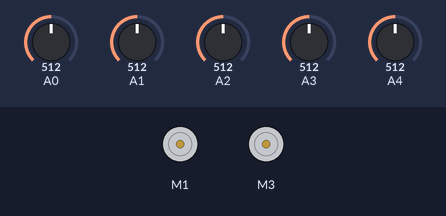
Recording of a sketch running on a simulated Arduino Uno, built with avr-gcc and run on an emulated ATmega328P. On the bench: 2 × DC motor (green arrow = forward, orange = backward, longer = faster). The test bench sets the inputs (shaded band); at power-on: A0 = 512, A1 = 512, A2 = 512, A3 = 512, A4 = 512. What the sketch prints to the serial monitor is not drawn.

Above: at 1.2 s.
1.3 s: A0 set to 863
4.3 s: A0 set to 893
At 5.5 s:
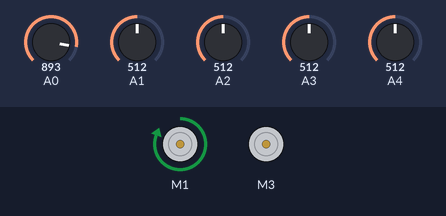
5.8 s: A1 set to 479
8.8 s: A2 set to 503
11.8 s: A2 set to 486
Timing chart, 0 to 14.8 s (numbered marks = the images above; inputs shaded):
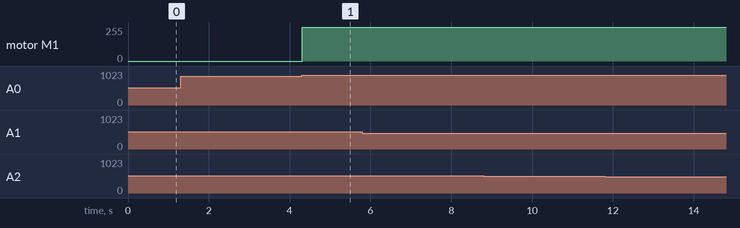

The sketch:

Linus_v1.pde
```cpp
// Linus the Line-bot
// Follows a Black line on a White surface (poster-board and electrical tape).
// Code by JDW 2010 – feel free to modify.

#include <AFMotor.h>  // this includes the Afmotor library for the motor-controller

AF_DCMotor motor_left(1);  // attach motor_left to the Adafruit motorshield M1
AF_DCMotor motor_right(3); // attach motor_right to the Adafruit motorshield M3

// Create variables for sensor readings

int sensor1 = 0;
int sensor2 = 0;
int sensor3 = 0;
int sensor4 = 0;
int sensor5 = 0;

// Create variables for adjusted readings

int adj_1 = 0;
int adj_2 = 0;
int adj_3 = 0;
int adj_4 = 0;
int adj_5 = 0;


// You can change the min/max values below to fine tune each sensor on your bot

int s1_min = 200;
int s1_max = 950;

int s2_min = 200;
int s2_max = 950;

int s3_min = 200;
int s3_max = 950;

int s4_min = 200;
int s4_max = 950;

int s5_min = 200;
int s5_max = 950;


// this threshold defines when the sensor is reading the black line
int lower_threshold = 20;

// value to define a middle threshold (half of the total 255 value range)
int threshold = 128;

// this threshold defines when the sensor is reading the white poster board
int upper_threshold = 230;

// this value sets the maximum speed of linus (255 = max).
// using a speed potentiometer will over-ride this setting.

int speed_value = 255;
int speed_pot;

// end of changeable variables

void setup()
{
  Serial.begin(9600); // start serial monitor to see sensor readings

  // declare left motor
  motor_left.setSpeed(255);
  motor_left.run(RELEASE);

  // declare right motor
  motor_right.setSpeed(255);
  motor_right.run(RELEASE);
}

void update_sensors(){

  // this will read sensor 1
  sensor1 = analogRead(0);
  adj_1 = map(sensor1, s1_min, s1_max, 0, 255);
  adj_1 = constrain(adj_1, 0, 255);

  // this will read sensor 2
  sensor2 = analogRead(1);     //  sensor 2 = left-center
  adj_2 = map(sensor2, s2_min, s2_max, 0, 255);
  adj_2 = constrain(adj_2, 0, 255);

  // this will read sensor 3
  sensor3 = analogRead(2);         // sensor 3 = center
  adj_3 = map(sensor3, s3_min, s3_max, 0, 255);
  adj_3 = constrain(adj_3, 0, 255);

  // this will read sensor 4
  sensor4 = analogRead(3);     //  sensor 4 = right-center
  adj_4 = map(sensor4, s4_min, s4_max, 0, 255);
  adj_4 = constrain(adj_4, 0, 255);

  // this will read sensor 5
  sensor5 = analogRead(4);  // sensor 5 = right
  adj_5 = map(sensor5, s5_min, s5_max, 0, 255);
  adj_5 = constrain(adj_5, 0, 255);

  // check value for speed potentiometer if present  speed_pot = analogRead(5) / 4;

}

void loop(){

  update_sensors(); // update sensors

    //speed_value = speed_pot;  // Leave commented out, unless using potentiometer


  // first, check the value of the center sensor
  if (adj_3 < lower_threshold){

    // if center sensor value is below threshold, check surrounding sensors
    if (adj_2 > threshold && adj_4 > threshold){

      // if all sensors check out, drive forward
      motor_left.run(FORWARD);
      motor_left.setSpeed(speed_value);

      motor_right.run(FORWARD);
      motor_right.setSpeed(speed_value);
    }
    // you want the bot to stop when it reaches the black box.

    else if (adj_1 < 1){
      if (adj_2 < 1){
        if (adj_3 < 1){
          if (adj_4 < 1){
            if (adj_5 < 1){

              //  if all sensors are reading black, stop Linus.
              motor_left.run(RELEASE);
              motor_right.run(RELEASE);

            }
          }
        }
      }
    }
  }

  // otherwise, the center sensor is above the threshold
  // so we need to check what sensor is above the black line

  else {


    // first check sensors 1
    if (adj_1 < upper_threshold && adj_5 > upper_threshold){
      motor_left.run(RELEASE);
      motor_left.setSpeed(0);

      motor_right.run(FORWARD);
      motor_right.setSpeed(speed_value);
    }

    // then check sensor 5
    else if (adj_1 > upper_threshold && adj_5 < upper_threshold){
      motor_left.run(FORWARD);
      motor_left.setSpeed(speed_value);

      motor_right.run(RELEASE);
      motor_right.setSpeed(0);
    }

    // if not sensor 1 or 5, then check sensor 2
    else if (adj_2 < upper_threshold && adj_4 > upper_threshold){
      motor_left.run(RELEASE);
      motor_left.setSpeed(0);

      motor_right.run(FORWARD);
      motor_right.setSpeed(speed_value);
    }

    // if not sensor 2, then check sensor 4
    else if (adj_2 > upper_threshold && adj_4 < upper_threshold){
      motor_left.run(FORWARD);
      motor_left.setSpeed(speed_value);

      motor_right.run(RELEASE);
      motor_right.setSpeed(0);
    }


  }

  ///// Print values for each sensor

  /////sensor 1 values
  Serial.print("sensor 1:  ");
  Serial.print(sensor1);
  Serial.print("  -  ");

  Serial.print("Adj 1:  ");
  Serial.print(adj_1);
  Serial.print("  -  ");

  /////sensor 2 values
  Serial.print("sensor 2:  ");
  Serial.print(sensor2);
  Serial.print("  -  ");

  Serial.print("Adj 2:  ");
  Serial.print(adj_2);
  Serial.print("  -  ");

  /////sensor 3 values
  Serial.print("sensor 3:  ");
  Serial.print(sensor3);
  Serial.print("  -  ");

  Serial.print("Adj 3:  ");
  Serial.print(adj_3);
  Serial.print("  -  ");

  /////sensor 4 values
  Serial.print("sensor 4:  ");
  Serial.print(sensor4);
  Serial.print("  -  ");

  Serial.print("Adj 4:  ");
  Serial.print(adj_4);
  Serial.print("  -  ");

  /////sensor 5 values
  Serial.print("sensor 5:  ");
  Serial.print(sensor5);
  Serial.print("  -  ");

  Serial.print("Adj 5:  ");
  Serial.print(adj_5);
  Serial.print(" ");

  Serial.print("speed:  ");
  Serial.print(speed_pot);
  Serial.println(" ");


}

// end of code
```

Measured:
- the behaviour switches between 879 and 880 on A0 (found by bisection; images 0 and 1)
- after the input at 1.3 s, every drawn part: stays the same
- after the input at 4.3 s, motor M1: stopped → forward 255/255 at once
- after the input at 5.8 s, every drawn part: stays the same
- after the input at 8.8 s, every drawn part: stays the same
- after the input at 11.8 s, every drawn part: stays the same
